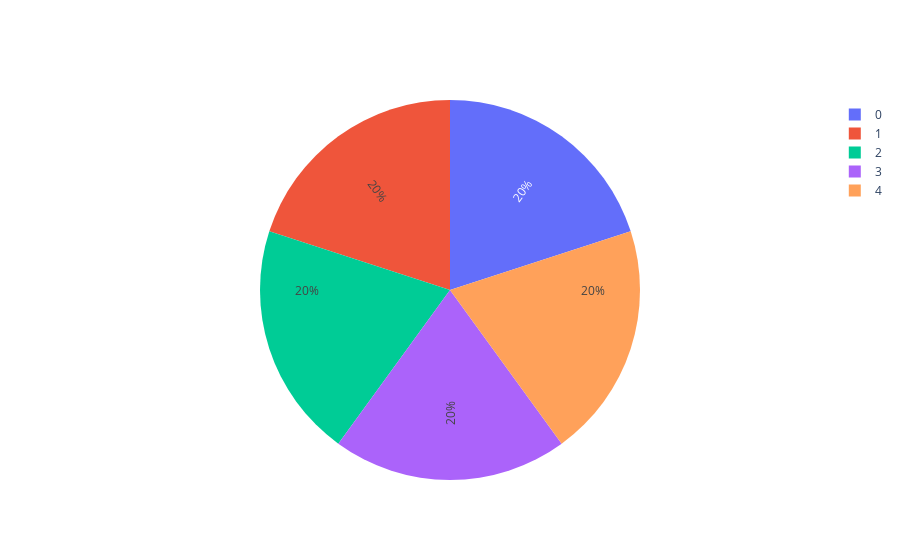

Notebook code cell kept with this figure:
### Code cell
#13)plot  the pie chart of Apps.head()
#df['App'].value_counts().head().plot.pie(y = df['App'], figsize = (8, 9), autopct = '%1.1f%%');
#plt.title("Apps.head(10)");
a=df['App'].value_counts().head()
a=a.reset_index()
labels=a.index
values=a.App

fig = go.Figure(data=[go.Pie(labels=labels, values=values, textinfo='percent',
                             insidetextorientation='radial'
                            )])

fig.show()

'''iplot({
"data": [go.Pie(labels=labels, values=values)],
"layout": go.Layout(title="Sample Bar Chart")
})'''
'''#fig = px.pie(df, values='pop', names='country', title='Population of European continent')
fig=px.pie(a,values="App",names="index")
fig.show()'''

### Figure 1 — Plotly figure (JSON) as saved in the notebook; plotly's stock layout.template omitted (floating-point values rounded to 4 significant figures)
{"data": [{"insidetextorientation": "radial", "labels": [0, 1, 2, 3, 4], "textinfo": "percent", "type": "pie", "values": [1, 1, 1, 1, 1]}], "layout": {}}
